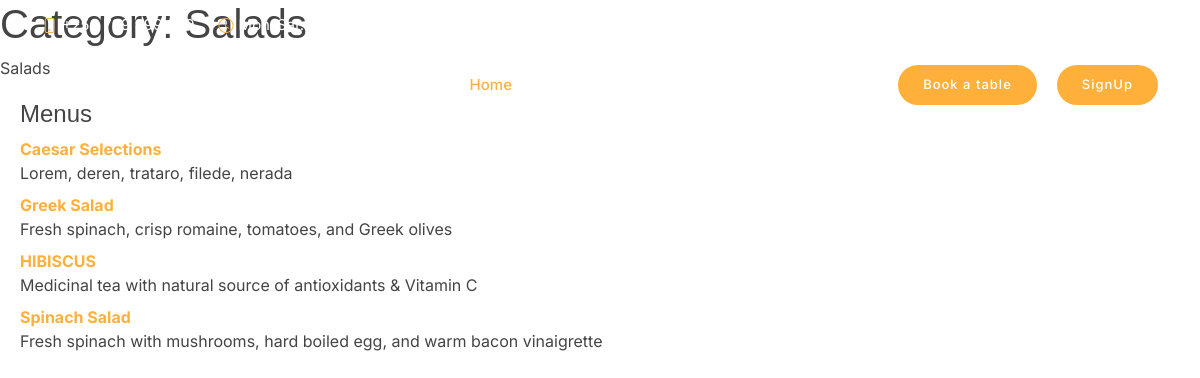
/menu/category/7, run on the app's committed database.
### menu/models.py (models this page shows, shortened)
class Category(models.Model):
    name = models.CharField(
        max_length=200,
        help_text="Enter a menu category (e.g. Coffees, Tea, Iced Coffee, Pastries etc.)"
        )
    class Meta:
        ordering = ['name']

class Menu(models.Model):
    title = models.CharField(max_length=200)
    summary = models.TextField(max_length=1000, help_text='Enter a brief description of the menu')
    price = models.FloatField()
    category = models.ForeignKey('Category', on_delete=models.SET_NULL, null=True)
    class Meta:
        ordering = ['title', 'category']
    def __str__(self):
        return self.title

### menu/views.py (the view)
# urls.py: path('category/<int:pk>', views.CategoryDetailView.as_view(), name='category-detail'),
class CategoryDetailView(generic.DetailView):
    model = Category

### menu/templates/menu/category_detail.html
{% extends "base_generic.html" %}
{% block content %}
<h1>Category: {{ category.name }} </h1>
<p>{{category.name}}</p>
<div style="margin-left:20px;margin-top:20px">
<h4>Menus</h4>
<dl>
{% for menu in category.menu_set.all %}
  <dt><a href="{% url 'menu-detail' menu.pk %}">{{menu}}</a> </dt>
  <dd>{{menu.summary}}</dd>
{% endfor %}
</dl>
</div>
{% endblock %}

### menu/static/css/styles.css (style rules this page uses)
body { font-family: "Inter", sans-serif; color: #444444; }
a { text-decoration: none; color: #ffb03b; }
h1, h2, h3, h4, h5, h6 { font-family: "Satisfy", sans-serif; }

### data on the page
Category: name "Salads"
Menu: title "Caesar Selections", summary "Lorem, deren, trataro, filede, nerada"
Menu: title "Greek Salad", summary "Fresh spinach, crisp romaine, tomatoes, and Greek olives"
Menu: title "HIBISCUS", summary "Medicinal tea with natural source of antioxidants & Vitamin C"
Menu: title "Spinach Salad", summary "Fresh spinach with mushrooms, hard boiled egg, and warm bacon vinaigrette"
